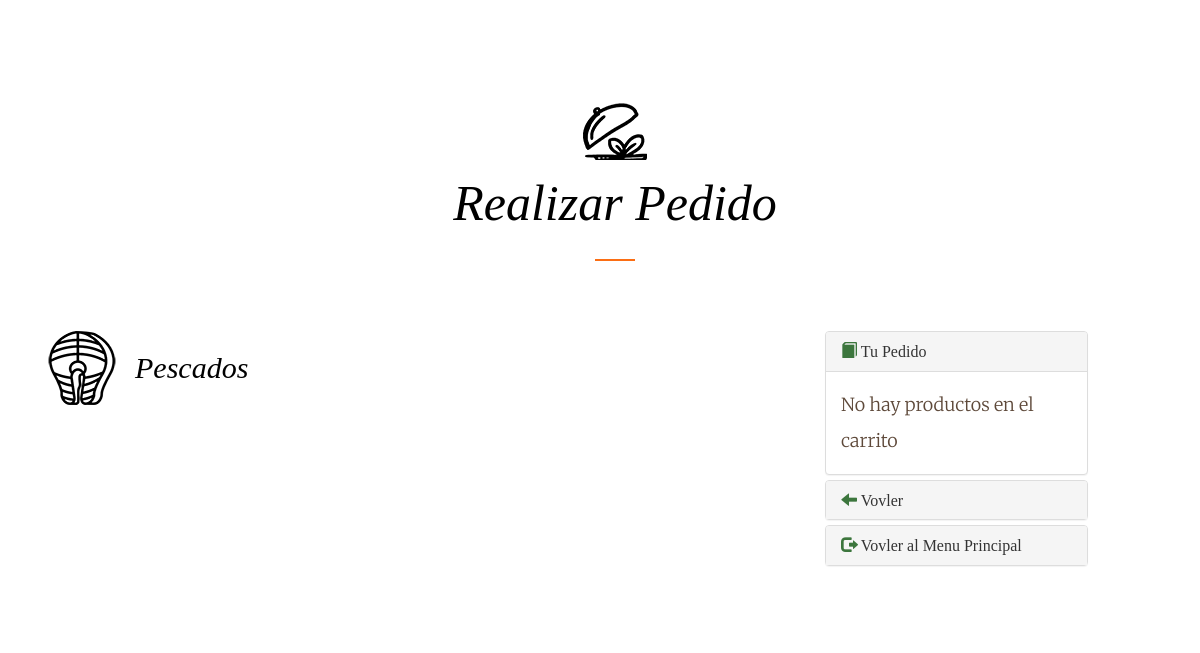
Page /paginas/verTodosPescados.php (signed in) on the earlier database version.
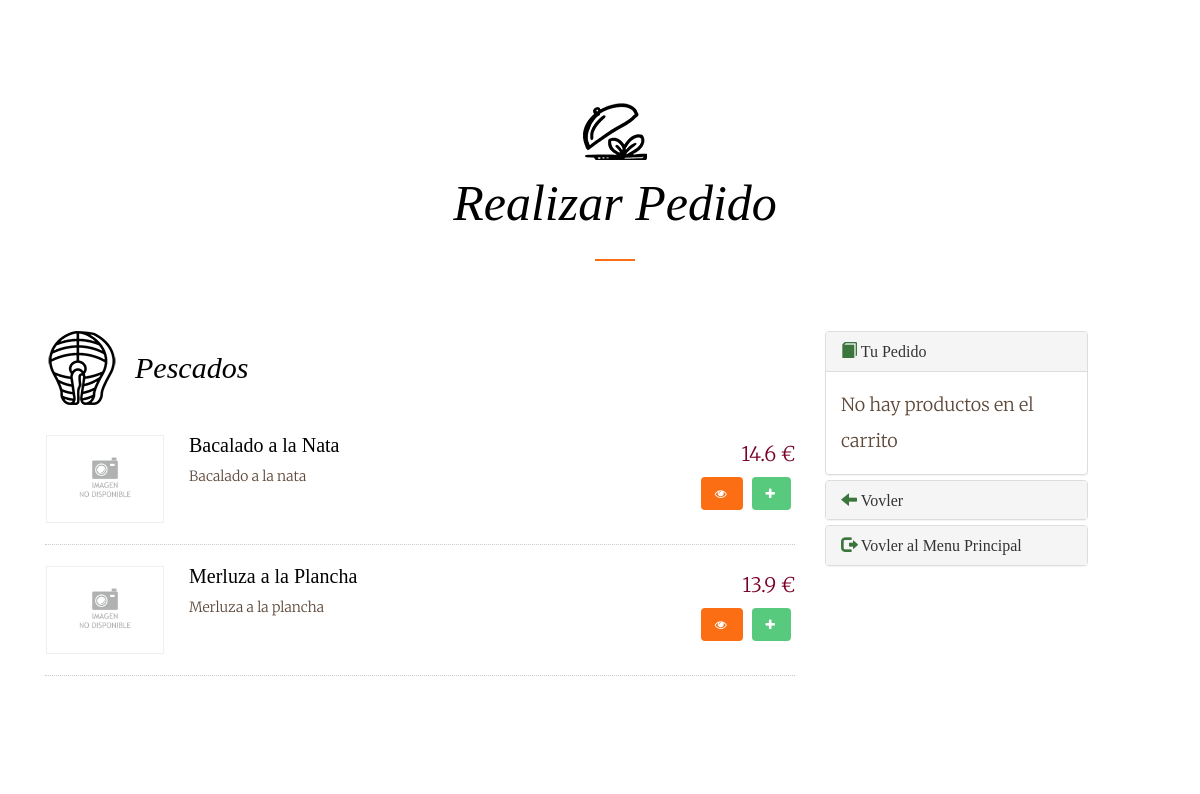
Same page on the later database version.
### tables this page shows
CREATE TABLE IF NOT EXISTS producto(
  id_producto TINYINT UNSIGNED PRIMARY KEY AUTO_INCREMENT,
  nombre VARCHAR(30) NOT NULL,
  descripcion VARCHAR(100),
  precio DOUBLE NOT NULL,
  foto VARCHAR(100) DEFAULT NULL,
  calorias TINYINT UNSIGNED DEFAULT NULL,
  tipo_producto TINYINT UNSIGNED NOT NULL,
  is_delete CHAR(1) NOT NULL DEFAULT 0,
  CONSTRAINT fk_producto_tipo FOREIGN KEY (tipo_producto) REFERENCES tipo_producto(id_tipo_producto)
);

### procedimientos/procedimientos.php (called while the page is built, shortened)
<?php
require_once '../conexion/conexion.php';
class procedimientos{
    public $conexion;
    public $resultado;
    public function conect(){
        $obj = new conexion();
        $this->conexion = new mysqli($obj->getServer(), $obj->getUser(), $obj->getPass(),$obj->getDataBase());
        $this->conexion->set_charset("UTF8");
    }
    public function consultas($query){
        $this->resultado = $this->conexion->query($query);
    }
    public function devolverFilas(){
        return $this->resultado->fetch_array();
    }
}

### conexion/conexion.php (called while the page is built, shortened)
<?php
class conexion{
    private $server = "localhost";
    private $user = "root";
    private $pass = "";
    private $dataBase = "restaurante";
    public function getServer(){
        return $this->server;
    }
    public function getUser(){
        return $this->user;
    }
    public function getPass(){
        return $this->pass;
    }
    public function getDataBase(){
        return $this->dataBase;
    }
}

### paginas/verTodosPescados.php (the view, shortened to what the changed rows need)
<?php
include_once '../procedimientos/procedimientos.php';
$conexion = new procedimientos();
$conexion->conect();
?>
<!DOCTYPE html>
<html lang="en">
<head>
    <link type="text/css" href="../sources/bootstrap.css" rel="stylesheet">
    <link type="text/css" href="../sources/cssPropio.css" rel="stylesheet">
    <link href="//maxcdn.bootstrapcdn.com/font-awesome/4.2.0/css/font-awesome.min.css" rel="stylesheet">
    <link rel="stylesheet" href="../sources/animate.css">
    <link rel="stylesheet" href="../sources/icomoon.css">
    <link rel="stylesheet" href="../sources/style.css">
</head>
<body>
<div class="container caja">
    <div id="fh5co-menus" data-section="menu">
        <div class="container">
            <div class="row text-center fh5co-heading row-padded">
                <div class="col-md-8 col-md-offset-2">
                    <h2 class="heading to-animate">Realizar Pedido</h2>
                </div>
            </div>
            <div class="row row-padded">
                <div class="col-md-8">
                    <div class="fh5co-food-menu to-animate-2">
                        <h2 class="fh5co-fish">Pescados</h2>
                        <ul>
                            <?php
                            $query = "SELECT * FROM producto INNER JOIN tipo_producto ON (producto.tipo_producto = tipo_producto.id_tipo_producto) WHERE tipo_producto.nombre = 'Pescados'";
                            $conexion->consultas($query);
                            while($resultado = $conexion->devolverFilas()){ echo '
                                <li>
                                    <div class="fh5co-food-desc">';
                                        if($resultado["foto"] == null ){echo'
                                            <figure> <img src="../imagenes/imagen-no-disponible.gif" class="img-responsive"></figure>';
                                        }else {echo'
                                            <figure> <img src="../imagenes/productos/'.$resultado["foto"].'" class="img-responsive"></figure>';
                                        }echo'
                                        <div>
                                            <h3>'.$resultado["1"].'</h3>
                                            <p>'.$resultado["descripcion"].'</p>
                                        </div>
                                    </div>
                                    <div class="fh5co-food-pricing">
                                        '.$resultado["precio"].' €
                                    </div>
                                    <div class="fh5co-food-pricing">
                                        <button type="button" class="btn btn-primary" data-toggle="modal" data-target="#Modal" href="../consultas/obtenerModal.php?id='.$resultado["id_producto"].'"><span class="fa fa-eye"></span></button>
                                        <button type="button" class="btn btn-success" onclick="aniadirProducto('.$resultado["id_producto"].')"><span class="fa fa-plus"></span></button>
                                    </div>
                                </li>';
                            }
                            ?>
                        </ul>
                    </div>
                </div>
            </div>
        </div>
    </div>
</div>

Differences in the rows shown:
added producto: nombre "Bacalado a la Nata", descripcion "Bacalado a la nata", precio "14.6"
added producto: nombre "Merluza a la Plancha", descripcion "Merluza a la plancha", precio "13.9"
